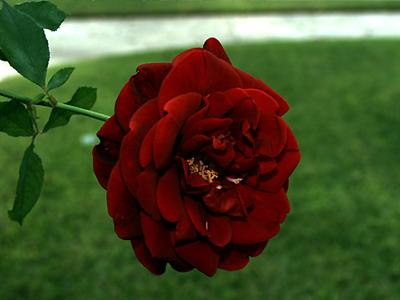
#> input picture datas/f3.jpg, 400 x 300 px
$ jupyter execute '08-巴特沃斯低通滤波器.ipynb'   (shell and % lines are left out)
#> lines starting #> are read from the running program, lines starting #| are printed output that depends on the picture; after the words box and inside, x2 and y2 are one past the last pixel; in counts of white or black regions, pixels touching at a corner belong together
# 巴特沃斯低通滤波器

[cell 1]
import cv2
import numpy as np
import matplotlib.pyplot as plt
from scipy import signal
from pyexcel_xls import get_data

[cell 2]
'''
'''
def freqfilter_btw_sink_mat(M,N,u0,v0,D0,n):
    u = np.arange(-M // 2,M // 2)
    v = np.arange(-N // 2,N // 2)
    U,V = np.meshgrid(u,v)
    D = np.sqrt(U **2 + V**2)
    D1 = np.sqrt((U - u0) ** 2 + (V - v0) ** 2)
    D2 = np.sqrt((U + u0) ** 2 + (V + v0) ** 2)
    eps = 1.0e-5
    H = 1.0 / (1.0 + (D0 ** 2 / (D1 * D2 + eps)) ** n)
    return H

[cell 3]
'''
 % 二维傅里叶变换
'''
def fftfilt2(X,H):
    F = np.fft.fft2(X)
    Z = H * F
    Z = np.fft.ifftshift(Z)
    Z = np.abs(np.fft.ifft2(Z))
    return np.abs(Z)

[cell 4]
def noise_gaussian(M,N,a = 0,b=1):
    R = a + b * np.random.randn(M,N)
    return R

[cell 5]
def freqfilter_btw_sink(src,u0,v0,D0,n=1):
    rows,cols = src.shape[0],src.shape[1]
    H = freqfilter_btw_sink_mat(cols,rows,u0,v0,D0,n)
    dst = fftfilt2(src.astype(np.float32) / 255,H)
    dst = dst * 255
    dst[dst < 0] = 0
    dst[dst > 255] = 255
    return dst.astype(np.uint8)

[cell 6]
src = cv2.cvtColor(cv2.imread('../../datas/f3.jpg'),cv2.COLOR_BGR2RGB)
gray = cv2.cvtColor(src,cv2.COLOR_RGB2GRAY)
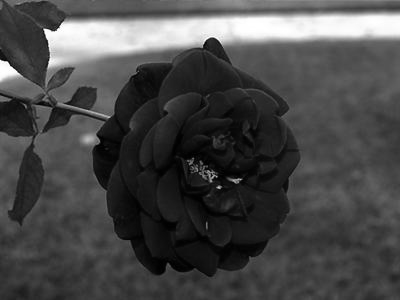
#> gray: shape (300, 400); min 0, max 255, mean 72.5

[cell 7]
rows,cols = gray.shape
#> rows = 300; cols = 400
noise = noise_gaussian(rows,cols,a=0,b=0.1)
src_noise_gray = gray.astype(np.float32) + noise * 255
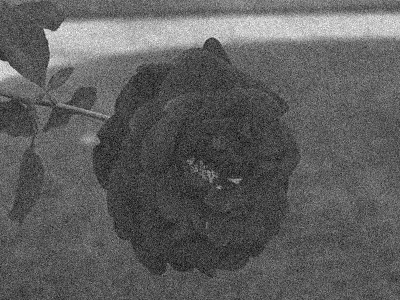
#> src_noise_gray: shape (300, 400) float64; min -86.49, max 343, mean 72.5; drawn with min black and max white

src_noise = np.zeros(src.shape,dtype=np.float64)
src_noise[:,:,0] = np.float64(src[:,:,0]) + noise * 255
src_noise[:,:,1] = np.float64(src[:,:,1]) + noise * 255
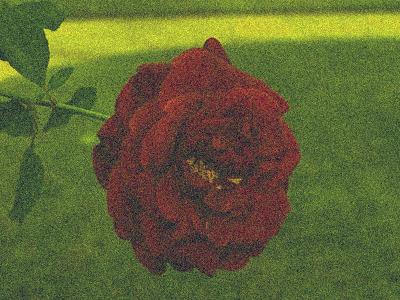
#> src_noise: shape (300, 400, 3) float64; mean R, G, B 72.5, 78.7, 0; drawn with min black and max white
src_noise[:,:,2] = np.float64(src[:,:,2]) + noise * 255
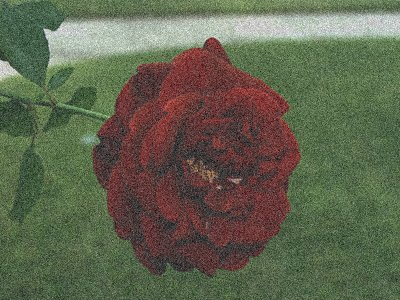
#> src_noise: shape (300, 400, 3) float64; mean R, G, B 72.5, 78.7, 41.3; drawn with min black and max white

src_noise[src_noise < 0] = 0
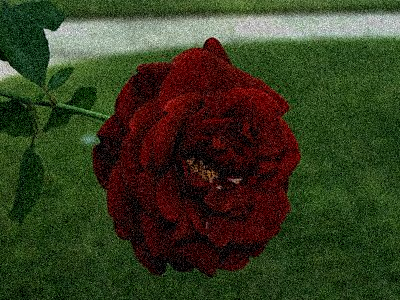
#> src_noise: shape (300, 400, 3) float64; mean R, G, B 73.1, 81, 44.9; drawn with min black and max white
src_noise[src_noise > 255] = 255
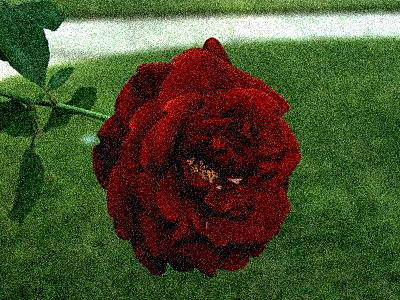
#> src_noise: shape (300, 400, 3) float64; 2.53% of pixels changed, all inside (x1, y1, x2, y2) = (0, 14, 400, 140)
src_noise = src_noise.astype(np.uint8)

[cell 8]
D0 = 4# % 阻止的频率点与频域中心的距离
n = 2 #% 阶次
u0 = 50
v0 = 3

dstr = freqfilter_btw_sink(src_noise[:,:,0],u0,v0,D0,n)
#> in fftfilt2, `F = np.fft.fft2(X)`:
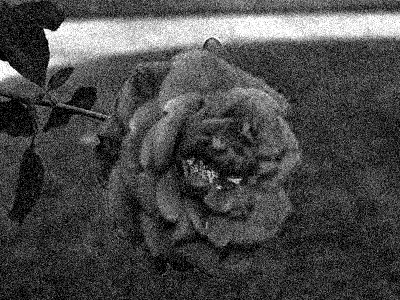
#> X: shape (300, 400) float32; min 0, max 1, mean 0.284
#> in freqfilter_btw_sink, `dst[dst > 255] = 255`: dst: shape (300, 400) float64; min 2.87e-06, max 255, mean 72.4
dstg = freqfilter_btw_sink(src_noise[:,:,1],u0,v0,D0,n)
#> in fftfilt2 (call 2), `F = np.fft.fft2(X)`:
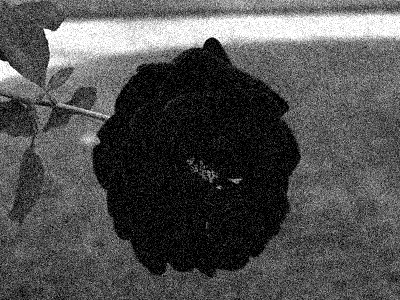
#> X: shape (300, 400) float32; min 0, max 1, mean 0.314
#> in freqfilter_btw_sink (call 2), `dst[dst > 255] = 255`: dst: shape (300, 400) float64; min 2.07e-05, max 255, mean 80.2
dstb = freqfilter_btw_sink(src_noise[:,:,2],u0,v0,D0,n)
#> in fftfilt2 (call 3), `F = np.fft.fft2(X)`:
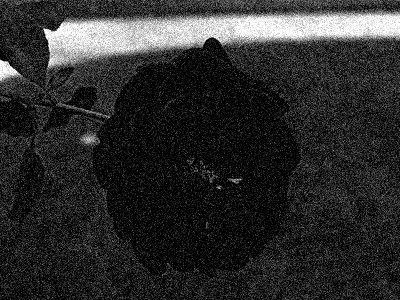
#> X: shape (300, 400) float32; min 0, max 1, mean 0.174
#> in freqfilter_btw_sink (call 3), `dst[dst > 255] = 255`: dst: shape (300, 400) float64; min 2.21e-06, max 255, mean 44.3

[cell 9]
dst = cv2.merge([dstr,dstg,dstb]).astype('uint8')
#> dst: shape (300, 400, 3)

[cell 10]
plt.imshow(src_noise)

[cell 11]
plt.imshow(dst)

[cell 12]
plt.imshow(np.abs(dst - src))
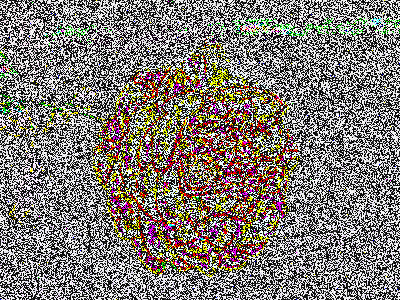
#> shown: shape (300, 400, 3); mean R, G, B 129, 122.6, 117.2

$ run again, with datas/f1.jpg copied over datas/f3.jpg
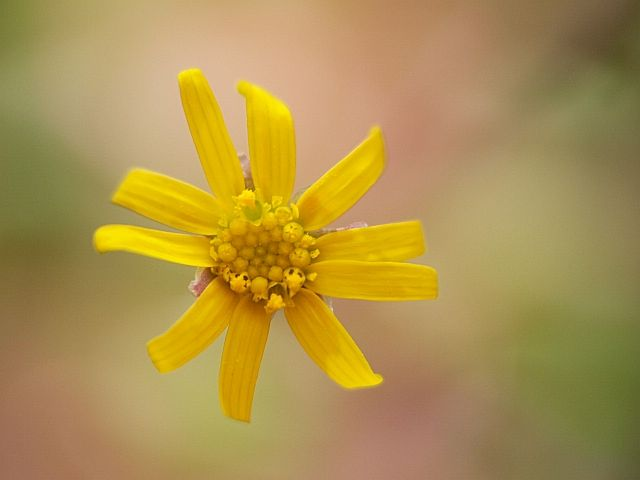
#> input picture datas/f1.jpg, 640 x 480 px
#> in fftfilt2 (call 3), `F = np.fft.fft2(X)`:
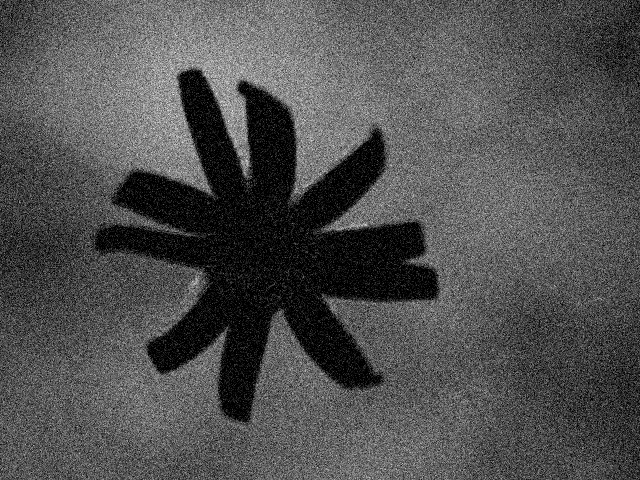
#> X: shape (480, 640) float32; min 0, max 1, mean 0.313
#> `[cell 12] plt.imshow(np.abs(dst - src))`:
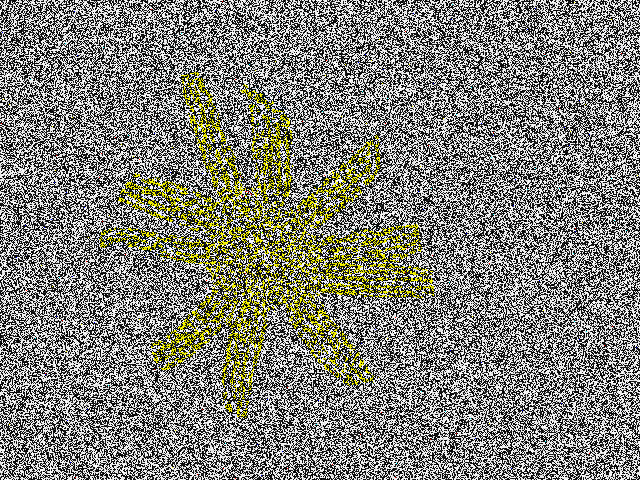
#> shown: shape (480, 640, 3); mean R, G, B 128.7, 128.9, 121.4

$ run again, with datas/f4.jpg copied over datas/f3.jpg
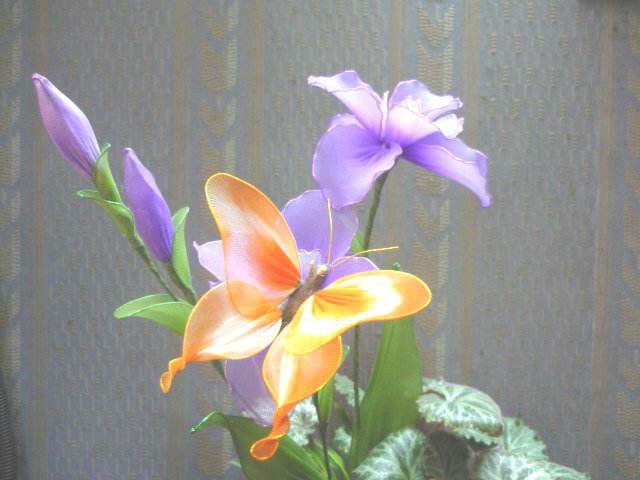
#> input picture datas/f4.jpg, 640 x 480 px
#> `[cell 12] plt.imshow(np.abs(dst - src))`:
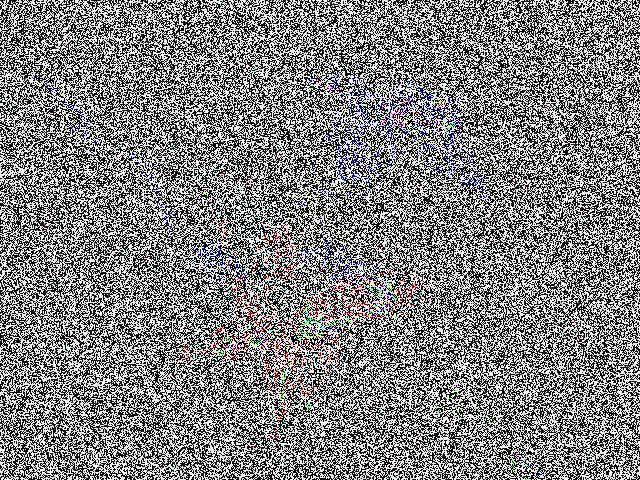
#> shown: shape (480, 640, 3); mean R, G, B 129.5, 129, 129.6
